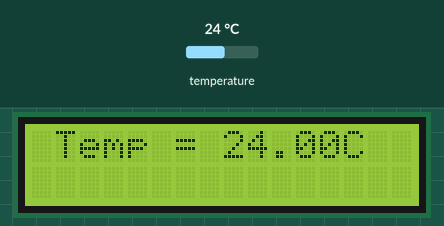
This sketch was run on a simulated ESP8266 (NodeMCU). Shown: 16×2 character LCD. The inputs (shaded band) are chosen by the test bench; at power-on: temperature 24 °C. WiFi joins after 1.5 s; servers stay silent unless stated; what the sketch prints to the serial monitor is not drawn.

Above: at 4.3 s.
4.4 s: temperature set to 12 °C
At 6.3 s:
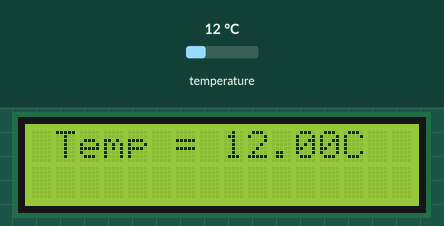
8.0 s: temperature set to 19 °C
At 9.4 s:
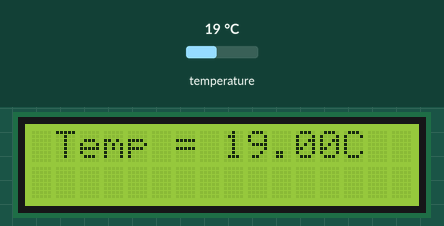
11.5 s: temperature set to 28 °C
At 13.3 s:
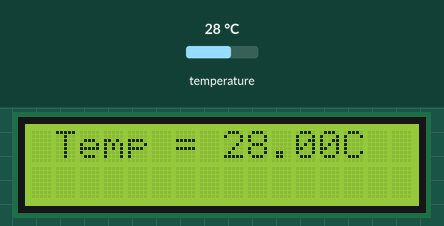
Timing chart, 0 to 14.8 s (numbered marks = the images above; inputs shaded):
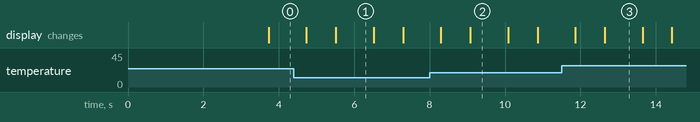

Measured:
- after the input at 4.4 s, the display: first differs from a run without the input after 1.1 s (image 1)
- after the input at 8.0 s, the display: first differs from a run without the input after 1.1 s (image 2)
- after the input at 11.5 s, the display: first differs from a run without the input after 1.1 s (image 3)
- what the display in image 1 shows lasts 1.0 s, from 5.5 s to 6.5 s

The sketch:

Temperature.ino
```cpp
#include <OneWire.h>
#include <DallasTemperature.h>

#include <LiquidCrystal_I2C.h>
LiquidCrystal_I2C lcd(0x27, 16, 2);

#define BLYNK_TEMPLATE_ID "TMPL69xI5ztrj"
#define BLYNK_TEMPLATE_NAME "IoT Based Smart Health Monitoring System"
#define BLYNK_AUTH_TOKEN "L_byGfUIDHd0vZ0sBxaA9rlFbvWISfD9"

#define BLYNK_PRINT Serial


#include <ESP8266WiFi.h>
#include <BlynkSimpleEsp8266.h>

char auth[] = BLYNK_AUTH_TOKEN;

// Your WiFi credentials.
// Set password to "" for open networks.
char ssid[] = "Realme8";
char pass[] = "25802580";
int depth =20;

BlynkTimer timer;


#define ONE_WIRE_BUS D3 // DS18B20 on arduino pin2 corresponds to D4 on physical board "D4 pin on the ndoemcu Module"
OneWire oneWire(ONE_WIRE_BUS);
DallasTemperature DS18B20(&oneWire);
float temp;


void setup()
{
  lcd.begin(16,2);
  lcd.init();   // initializing the LCD
  lcd.backlight(); // Enable or Turn On the backlight
  lcd.clear();
  Serial.begin(115200);
  Blynk.begin(auth, ssid, pass);
  DS18B20.begin();
  timer.setInterval(1000L, getSendData);
}

void loop()
{
  timer.run(); // Initiates SimpleTimer
  Blynk.run();
}

/***************************************************
 * Send Sensor data to Blynk
 **************************************************/
void getSendData()
{
  DS18B20.requestTemperatures();
  temp = DS18B20.getTempCByIndex(0); // Celcius
  Serial.println(temp);
  Blynk.virtualWrite(V1, temp); //virtual pin V3

    ////////////////// lcd////////////
    lcd.clear();
    lcd.setCursor(1,0);
    lcd.print("Temp = ");
    lcd.print(temp);
    lcd.print("C");
    delay(1000);
    lcd.clear();


}
```
